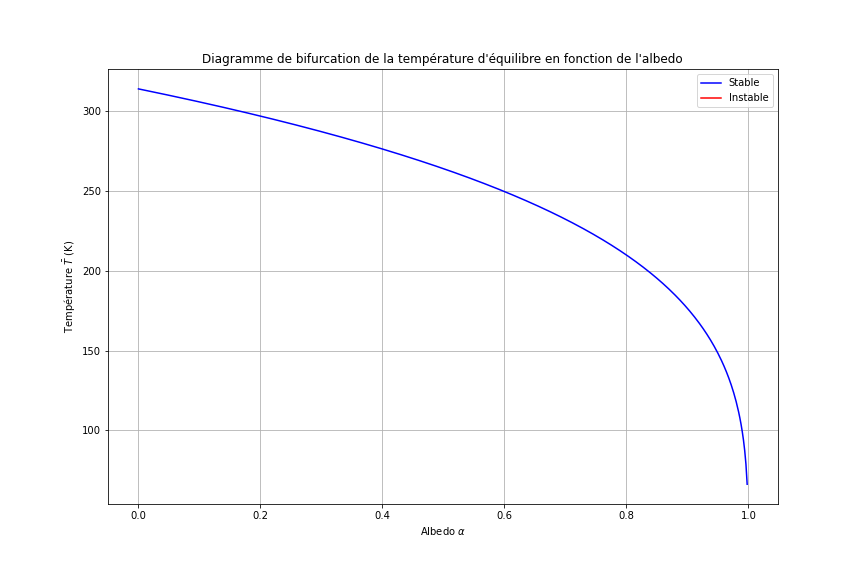

Write Python code to recreate this figure.
import numpy as np
import matplotlib.pyplot as plt

# Constantes
epsilon = 0.62  # émissivité de la surface terrestre
sigma_b = 5.67e-8  # constante de Stefan-Boltzmann
I_0 = 1361  # Constante solaire (en W/m^2)

# fonction qui donne les états de base càd T*
def T(a):
    return ((I_0*(1 - a)) / (4 * epsilon* sigma_b)) ** 0.25

# fonction qui nous donne sigma enfonction de T*
def sigma(T):
    return -4 * epsilon* sigma_b * T**3

albedo = np.linspace(0, 1, 500)  # l'albedo constant varie entre 0 et 1
T_values = []
sigma_values = []

# on calcule T* et sigma pour chaque valeur de l'albedo
for a in albedo:
    T_eq = T(a)
    T_values.append(T_eq)
    sigma_values.append(sigma(T_eq))

# on convertit les résultats en tableaux
T_values = np.array(T_values)
sigma_values = np.array(sigma_values)

# on définit les conditions de stabilité
stable = sigma_values < 0
instable = sigma_values > 0

#on trace T* en fonction de l'albedo

plt.figure(figsize=(12, 8))
plt.plot(albedo[stable], T_values[stable], 'b', lw=1.5, label='Stable')
plt.plot(albedo[instable], T_values[instable], 'r', lw=1.5, label='Instable')

plt.xlabel('Albedo $\\alpha$')
plt.ylabel('Température $\\bar{T}$ (K)')
plt.title("Diagramme de bifurcation de la température d'équilibre en fonction de l'albedo")
plt.legend()
plt.grid(True)
#plt.savefig('Albedo constant')
plt.show()

